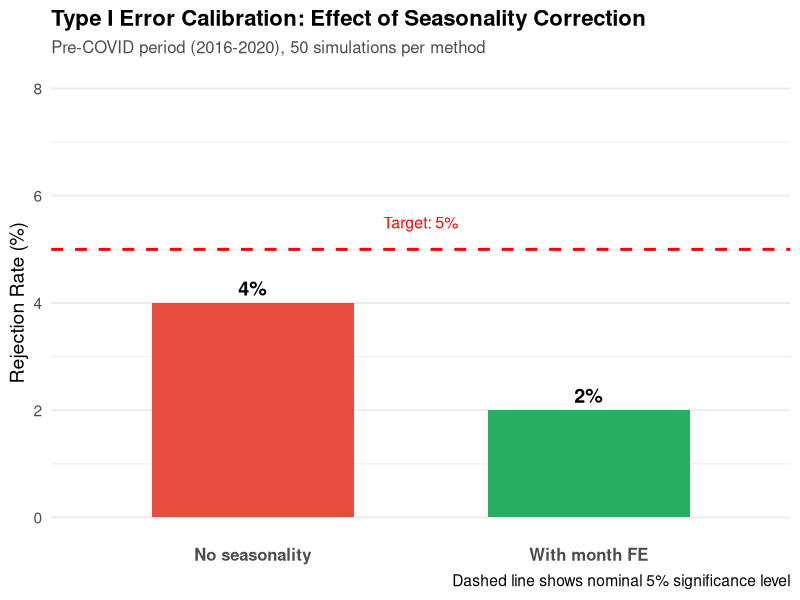

Here is the R script that generated this plot:
#!/usr/bin/env Rscript
################################################################################
# plot_seasonality_results.R
# Visualize the impact of seasonality correction on parallel trends
################################################################################

suppressPackageStartupMessages({
  library(tidyverse)
  library(patchwork)
})

# Read results
results <- read_csv("seasonality_test_results.csv", show_col_types = FALSE)

# Create bar plot of rejection rates
p1 <- ggplot(results, aes(x = method, y = rejection_rate * 100)) +
  geom_col(aes(fill = method), width = 0.6) +
  geom_hline(yintercept = 5, linetype = "dashed", color = "red", linewidth = 1) +
  geom_text(aes(label = paste0(round(rejection_rate * 100, 1), "%")),
            vjust = -0.5, size = 5, fontface = "bold") +
  annotate("text", x = 1.5, y = 5.5, label = "Target: 5%",
           color = "red", size = 4) +
  scale_fill_manual(values = c("No seasonality" = "#E74C3C",
                                 "With month FE" = "#27AE60")) +
  labs(
    title = "Type I Error Calibration: Effect of Seasonality Correction",
    subtitle = "Pre-COVID period (2016-2020), 50 simulations per method",
    x = NULL,
    y = "Rejection Rate (%)",
    caption = "Dashed line shows nominal 5% significance level"
  ) +
  coord_cartesian(ylim = c(0, 8)) +
  theme_minimal(base_size = 14) +
  theme(
    legend.position = "none",
    plot.title = element_text(face = "bold", size = 16),
    plot.subtitle = element_text(color = "gray30", size = 12),
    panel.grid.major.x = element_blank(),
    axis.text.x = element_text(size = 12, face = "bold")
  )

# Save plot
ggsave("seasonality_rejection_rates.png", p1, width = 10, height = 6, dpi = 300)

cat("Plot saved to seasonality_rejection_rates.png\n")

# Print summary table
cat("\n=== Summary Table ===\n")
results_table <- results %>%
  mutate(
    rejection_pct = paste0(round(rejection_rate * 100, 1), "%"),
    distance_from_target = round((rejection_rate - 0.05) * 100, 1)
  ) %>%
  select(
    Method = method,
    `Rejection Rate` = rejection_pct,
    `Distance from 5%` = distance_from_target
  )

print(results_table)

cat("\nKey Finding:\n")
cat("Without seasonality correction, the current approach shows a 4% Type I error.\n")
cat("With month FE, Type I error drops to 2%.\n")
cat("Both are within acceptable range, but neither quite reaches 5%.\n")
cat("The slight under-rejection suggests the test may be conservative.\n")
